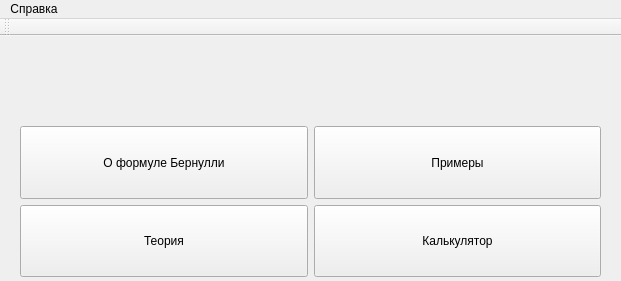
<?xml version="1.0" encoding="UTF-8"?>
<ui version="4.0">
 <class>MainWindow</class>
 <widget class="QMainWindow" name="MainWindow">
  <property name="windowModality">
   <enum>Qt::NonModal</enum>
  </property>
  <property name="geometry">
   <rect>
    <x>0</x>
    <y>0</y>
    <width>621</width>
    <height>281</height>
   </rect>
  </property>
  <property name="windowTitle">
   <string>BernuLLi</string>
  </property>
  <property name="windowIcon">
   <iconset theme="black" resource="resource.qrc">
    <normaloff>:/rec/img/MainIcon.png</normaloff>:/rec/img/MainIcon.png</iconset>
  </property>
  <widget class="QWidget" name="centralwidget">
   <widget class="QWidget" name="horizontalLayoutWidget">
    <property name="geometry">
     <rect>
      <x>20</x>
      <y>90</y>
      <width>581</width>
      <height>151</height>
     </rect>
    </property>
    <layout class="QHBoxLayout" name="horizontalLayout">
     <item>
      <layout class="QVBoxLayout" name="verticalLayout">
       <item>
        <widget class="QPushButton" name="pushButton_history">
         <property name="sizePolicy">
          <sizepolicy hsizetype="Preferred" vsizetype="Preferred">
           <horstretch>0</horstretch>
           <verstretch>0</verstretch>
          </sizepolicy>
         </property>
         <property name="acceptDrops">
          <bool>false</bool>
         </property>
         <property name="text">
          <string>О формуле Бернулли</string>
         </property>
         <property name="icon">
          <iconset resource="resource.qrc">
           <normaloff>:/rec/img/formula.png</normaloff>:/rec/img/formula.png</iconset>
         </property>
         <property name="iconSize">
          <size>
           <width>32</width>
           <height>32</height>
          </size>
         </property>
         <property name="checkable">
          <bool>false</bool>
         </property>
         <property name="autoRepeat">
          <bool>false</bool>
         </property>
         <property name="autoExclusive">
          <bool>false</bool>
         </property>
         <property name="autoDefault">
          <bool>false</bool>
         </property>
         <property name="default">
          <bool>false</bool>
         </property>
         <property name="flat">
          <bool>false</bool>
         </property>
        </widget>
       </item>
       <item>
        <widget class="QPushButton" name="pushButton_theory">
         <property name="sizePolicy">
          <sizepolicy hsizetype="Preferred" vsizetype="Preferred">
           <horstretch>0</horstretch>
           <verstretch>0</verstretch>
          </sizepolicy>
         </property>
         <property name="text">
          <string>Теория</string>
         </property>
         <property name="icon">
          <iconset resource="resource.qrc">
           <normaloff>:/rec/img/books-stack-of-three.png</normaloff>:/rec/img/books-stack-of-three.png</iconset>
         </property>
         <property name="iconSize">
          <size>
           <width>32</width>
           <height>32</height>
          </size>
         </property>
        </widget>
       </item>
      </layout>
     </item>
     <item>
      <layout class="QVBoxLayout" name="verticalLayout_2">
       <item>
        <widget class="QPushButton" name="pushButton_examples">
         <property name="sizePolicy">
          <sizepolicy hsizetype="Preferred" vsizetype="Preferred">
           <horstretch>0</horstretch>
           <verstretch>0</verstretch>
          </sizepolicy>
         </property>
         <property name="text">
          <string>Примеры</string>
         </property>
         <property name="icon">
          <iconset resource="resource.qrc">
           <normaloff>:/rec/img/research.png</normaloff>:/rec/img/research.png</iconset>
         </property>
         <property name="iconSize">
          <size>
           <width>32</width>
           <height>32</height>
          </size>
         </property>
        </widget>
       </item>
       <item>
        <widget class="QPushButton" name="pushButton_calc">
         <property name="sizePolicy">
          <sizepolicy hsizetype="Preferred" vsizetype="Preferred">
           <horstretch>0</horstretch>
           <verstretch>0</verstretch>
          </sizepolicy>
         </property>
         <property name="text">
          <string>Калькулятор</string>
         </property>
         <property name="icon">
          <iconset resource="resource.qrc">
           <normaloff>:/rec/img/calculator.png</normaloff>:/rec/img/calculator.png</iconset>
         </property>
         <property name="iconSize">
          <size>
           <width>32</width>
           <height>32</height>
          </size>
         </property>
        </widget>
       </item>
      </layout>
     </item>
    </layout>
   </widget>
   <widget class="QLabel" name="label">
    <property name="geometry">
     <rect>
      <x>200</x>
      <y>10</y>
      <width>331</width>
      <height>71</height>
     </rect>
    </property>
    <property name="text">
     <string/>
    </property>
    <property name="pixmap">
     <pixmap resource="resource.qrc">:/rec/img/form.png</pixmap>
    </property>
   </widget>
  </widget>
  <widget class="QMenuBar" name="menuBar">
   <property name="geometry">
    <rect>
     <x>0</x>
     <y>0</y>
     <width>621</width>
     <height>20</height>
    </rect>
   </property>
   <widget class="QMenu" name="menu">
    <property name="title">
     <string>Справка</string>
    </property>
    <addaction name="action_2"/>
    <addaction name="action"/>
   </widget>
   <addaction name="menu"/>
  </widget>
  <widget class="QToolBar" name="toolBar">
   <property name="windowTitle">
    <string>toolBar</string>
   </property>
   <attribute name="toolBarArea">
    <enum>TopToolBarArea</enum>
   </attribute>
   <attribute name="toolBarBreak">
    <bool>false</bool>
   </attribute>
  </widget>
  <action name="action_2">
   <property name="icon">
    <iconset resource="resource.qrc">
     <normaloff>:/rec/img/two-businessmen-holding-a-flag.png</normaloff>:/rec/img/two-businessmen-holding-a-flag.png</iconset>
   </property>
   <property name="text">
    <string>Об авторе</string>
   </property>
  </action>
  <action name="action">
   <property name="icon">
    <iconset resource="resource.qrc">
     <normaloff>:/rec/img/YakobBernulli.png</normaloff>:/rec/img/YakobBernulli.png</iconset>
   </property>
   <property name="text">
    <string>Якоб Бернулли</string>
   </property>
  </action>
 </widget>
 <resources>
  <include location="resource.qrc"/>
 </resources>
 <connections/>
</ui>
